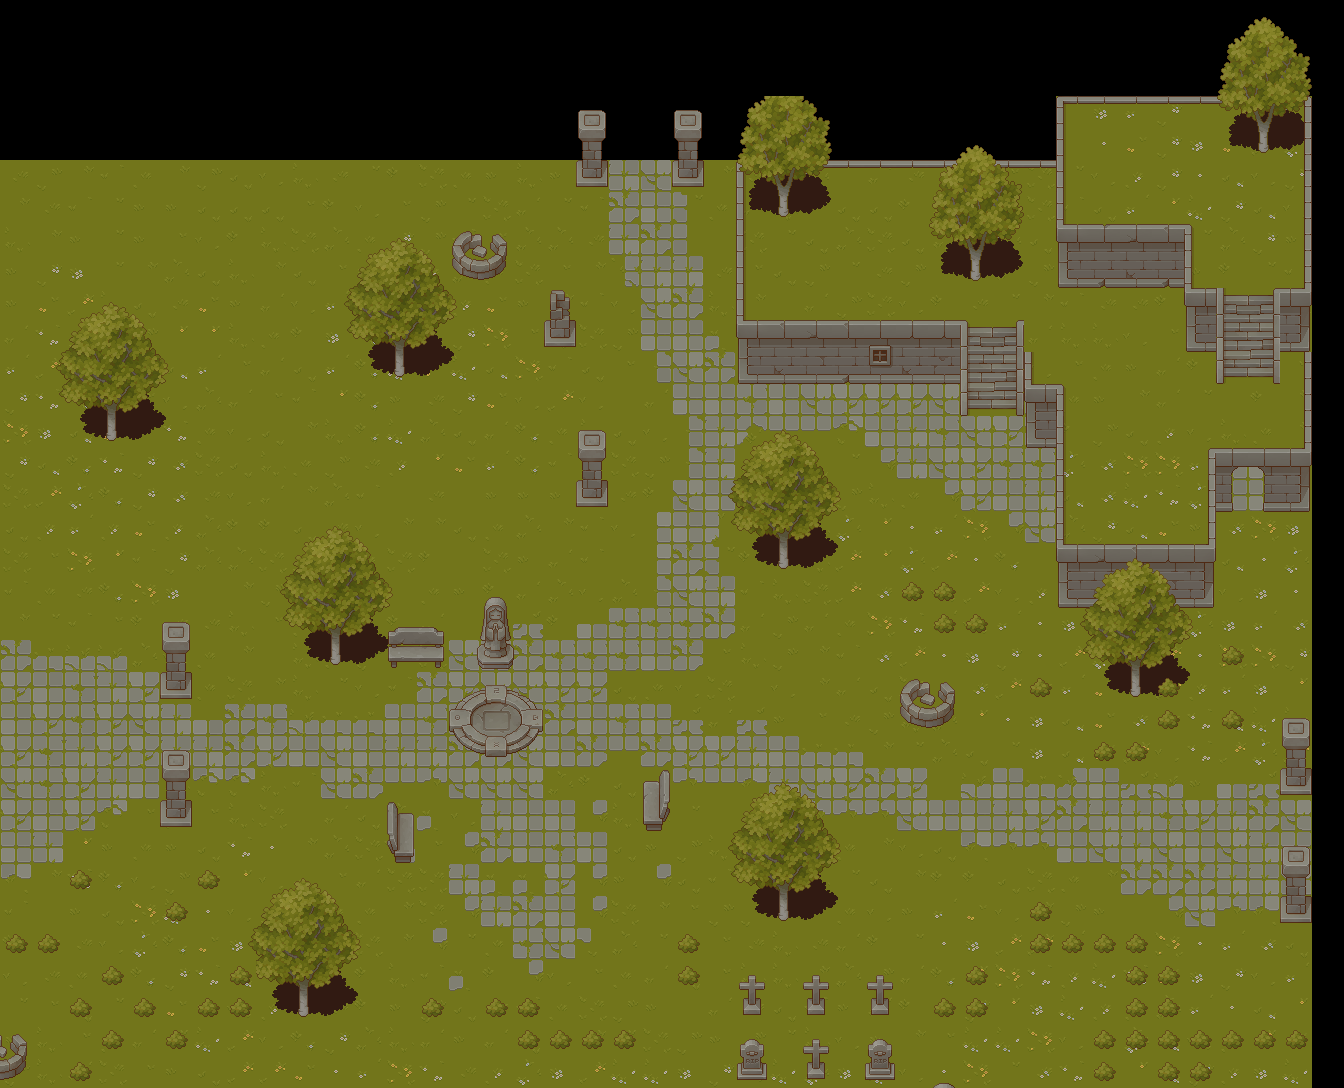

Rendered tile map (Tiled .tmx) drawn with the repository's tilesets; below, a short description and the map source with its tile grids summarised:
An orthogonal 42x34 tile map with 32x32 px tiles, 6 tile layers (Base, Shadows, Props, Foreground, ...), 6 tilesets and 5 objects (Spawn, Exit).

<map version="1.5" tiledversion="1.7.0" orientation="orthogonal" renderorder="right-down" width="42" height="34" tilewidth="32" tileheight="32" infinite="0" nextlayerid="8" nextobjectid="8">
 <tileset firstgid="1" source="TX Plant.tsx" />
 <tileset firstgid="257" source="TX Tileset Grass.tsx" />
 <tileset firstgid="321" source="TX Shadow Plant.tsx" />
 <tileset firstgid="577" source="TX Tileset Wall.tsx" />
 <tileset firstgid="833" source="TX Struct.tsx" />
 <tileset firstgid="1089" source="TX Props.tsx" />
 <layer id="1" name="Base" width="42" height="34">
  <data>[1428 cells, 1205 non-empty, 58 distinct tile ids]</data>
 </layer>
 <layer id="5" name="Shadows" width="42" height="34">
  <data>[1428 cells, 74 non-empty, 14 distinct tile ids]</data>
 </layer>
 <layer id="7" name="Props" width="42" height="34">
  <data>[1428 cells, 72 non-empty, 40 distinct tile ids]</data>
 </layer>
 <layer id="3" name="Foreground" width="42" height="34">
  <data>[1428 cells, 0 non-empty, 0 distinct tile ids]</data>
 </layer>
 <layer id="6" name="Structure" width="42" height="34">
  <data>[1428 cells, 100 non-empty, 37 distinct tile ids]</data>
 </layer>
 <layer id="4" name="Trees" width="42" height="34">
  <data>[1428 cells, 275 non-empty, 46 distinct tile ids]</data>
 </layer>
 <objectgroup id="2" name="Objects">
  <object id="1" name="Spawn" x="480" y="704" width="32" height="32" />
  <object id="2" name="Exit" x="1295.75" y="799.67" width="16.25" height="94" />
  <object id="3" gid="1222" x="275.333" y="460.667" width="32" height="32" />
  <object id="6" gid="1204" x="615.583" y="684.25" width="48" height="48" />
  <object id="7" gid="1238" x="704.667" y="640" width="32" height="32" />
 </objectgroup>
</map>
